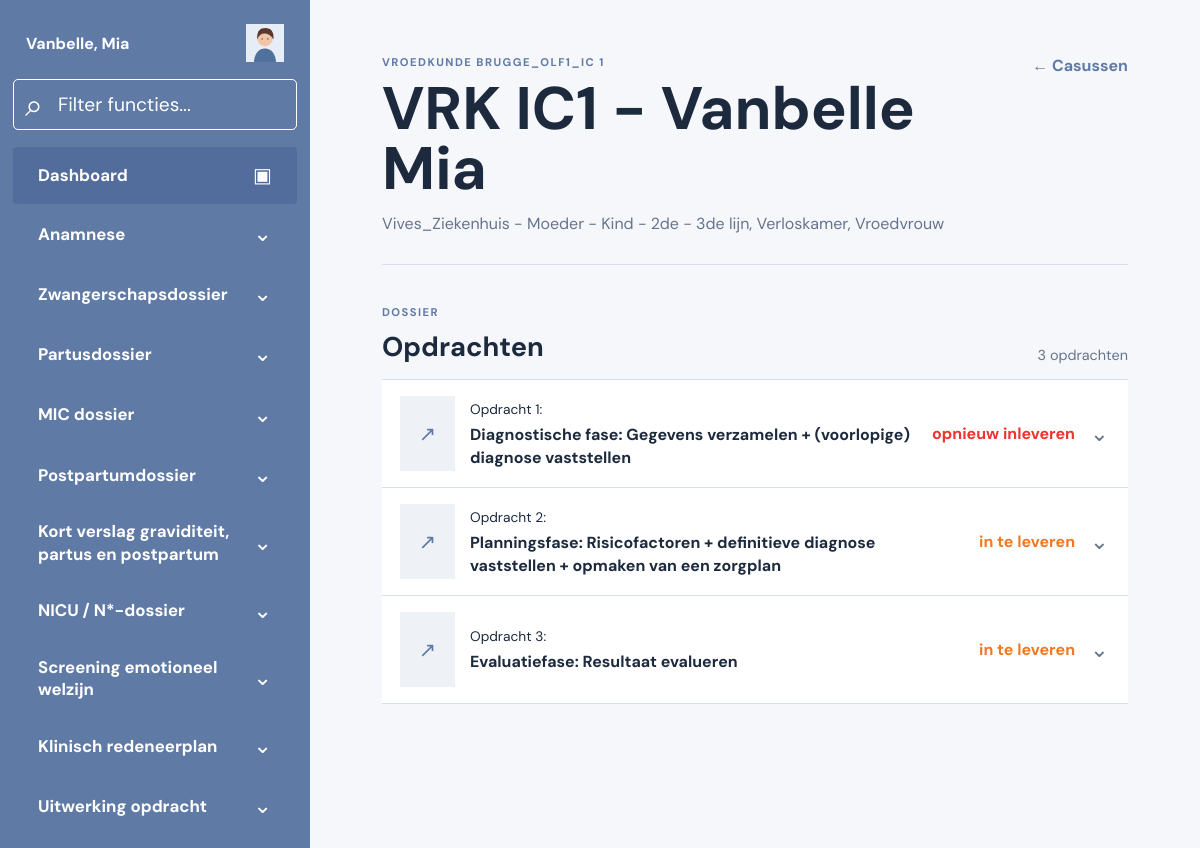
The app's page /dossier/1/ with its own data.
### dossier/models.py (models this page shows, shortened)
class Case(models.Model):
    title = models.CharField(max_length=180)
    patient = models.ForeignKey(Patient, on_delete=models.PROTECT, related_name="cases")
    course = models.CharField(max_length=180)
    published = models.BooleanField(default=True)

class Patient(models.Model):
    name = models.CharField(max_length=120)
    reference = models.CharField(max_length=40, unique=True)
    image = models.CharField(max_length=240, blank=True)
    context = models.CharField(max_length=280, blank=True)

class Module(models.Model):
    case = models.ForeignKey(Case, on_delete=models.CASCADE, related_name="modules")
    title = models.CharField(max_length=180)
    position = models.PositiveIntegerField(default=0)
    has_children = models.BooleanField(default=True)
    class Meta:
        ordering = ["position", "id"]

class Assignment(models.Model):
    class Status(models.TextChoices):
        RESUBMIT = "resubmit", "opnieuw inleveren"
        TODO = "todo", "in te leveren"
        DONE = "done", "ingediend"
    case = models.ForeignKey(Case, on_delete=models.CASCADE, related_name="assignments")
    title = models.CharField(max_length=240)
    phase = models.CharField(max_length=120)
    content = models.TextField(blank=True)
    status = models.CharField(max_length=20, choices=Status.choices, default=Status.TODO)
    position = models.PositiveIntegerField(default=0)
    class Meta:
        ordering = ["position", "id"]

### dossier/views.py (the view)
# urls.py: path("dossier/<int:case_id>/", views.dossier, name="dossier"),
def dossier(request, case_id):
    case = get_object_or_404(
        Case.objects.filter(published=True).prefetch_related("modules", "assignments"), id=case_id
    )
    query = request.GET.get("q", "").strip().lower()
    modules = case.modules.all()
    if query:
        modules = [module for module in modules if query in module.title.lower()]
    return render(request, "dossier/dossier.html", {"case": case, "modules": modules, "query": query})

### templates/dossier/dossier.html (shortened to what this page needs)
{% extends 'base.html' %}
{% block content %}
<div class="app">
  <aside class="sidebar">
    <div class="person"><strong>{{ case.patient.name }}</strong><img src="{{ case.patient.image }}" alt=""></div>
    <form class="search" method="get"><span>⌕</span><input name="q" value="{{ query }}" placeholder="Filter functies..." aria-label="Filter functies"></form>
    <nav>{% for module in modules %}<a href="#module-{{ forloop.counter }}" class="nav-item {% if forloop.first %}selected{% endif %}"><span>{{ module.title }}</span>{% if forloop.first %}<b class="printer">▣</b>{% else %}<b>⌄</b>{% endif %}</a>{% empty %}<p class="empty">Geen functies gevonden.</p>{% endfor %}</nav>
  </aside>
  <main class="main">
    <header class="top"><div><p class="eyebrow">{{ case.course }}</p><h1>{{ case.title }}</h1><p>{{ case.patient.context }}</p></div><a class="back" href="{% url 'dossier:home' %}">← Casussen</a></header>
    <section class="work"><div class="work-title"><div><p class="eyebrow">Dossier</p><h2>Opdrachten</h2></div><span>{{ case.assignments.count }} opdrachten</span></div>
      {% for assignment in case.assignments.all %}<article class="assignment-row"><div class="assignment-icon">↗</div><div><small>{{ assignment.phase }}:</small><h3>{{ assignment.title }}</h3></div><strong class="status-{{ assignment.status }}">{{ assignment.get_status_display }}</strong><span class="arrow">⌄</span></article>{% endfor %}
    </section>
  </main>
</div>
{% endblock %}

### static/epd.css (style rules this page uses)
:root { --blue:#607aa6;--blue-dark:#526d9c;--ink:#1d2a3e;--muted:#66748b;--line:#d8dee8;--red:#f1322e;--orange:#f47721 }
* { box-sizing:border-box }
body { margin:0;color:var(--ink);font-family:'DM Sans',Arial,sans-serif;background:#f5f7fb }
.eyebrow { color:var(--blue);font-size:.7rem;font-weight:700;letter-spacing:.13em;text-transform:uppercase;margin:0 0 10px }
.open-icon,.assignment-icon { color:var(--blue);background:#eef1f6;display:grid;place-items:center;align-self:stretch;min-height:58px }
.assignment-preview small,.assignment-row small { font-size:.86rem }
.status-resubmit { color:var(--red) }
.status-todo { color:var(--orange) }
.app { display:flex;min-height:100vh }
.sidebar { width:310px;flex-shrink:0;background:var(--blue);color:#fff;padding:17px 13px }
.person { display:flex;align-items:center;justify-content:space-between;padding:7px 13px 17px }
.person img { width:38px;height:38px;object-fit:cover;background:#fff }
.search { height:51px;border:1px solid #fff;border-radius:5px;display:flex;align-items:center;gap:13px;padding:0 11px;margin-bottom:17px }
.search span { font-size:2rem;line-height:0 }
.search input { border:0;outline:0;background:transparent;color:#fff;font:inherit;font-size:1.2rem;width:100% }
.search input::placeholder { color:#fff;opacity:1 }
.nav-item { display:flex;align-items:center;justify-content:space-between;color:#fff;text-decoration:none;font-weight:700;font-size:1.05rem;line-height:1.35;padding:15px 25px;border-radius:4px }
.nav-item:hover,.nav-item.selected { background:var(--blue-dark) }
.nav-item b { font-size:1.4rem;font-weight:400 }
.printer { font-size:1.25rem!important }
.main { max-width:1000px;flex:1;padding:55px clamp(24px,6vw,85px) }
.top { display:flex;justify-content:space-between;gap:25px;border-bottom:1px solid var(--line);padding-bottom:30px }
.top h1 { font-size:clamp(2.2rem,5vw,4.2rem);line-height:1;margin:0 0 14px }
.top p:not(.eyebrow) { color:var(--muted);margin:0 }
.back { color:var(--blue);font-weight:700;text-decoration:none;white-space:nowrap }
.work { margin-top:40px }
.work-title { display:flex;justify-content:space-between;align-items:end;margin-bottom:15px }
.work-title h2 { margin:0;font-size:1.7rem }
.work-title>span { color:var(--muted);font-size:.9rem }
.assignment-row { display:grid;grid-template-columns:55px 1fr auto 20px;gap:15px;align-items:center;padding:16px 18px;border-bottom:1px solid var(--line);background:#fff }
.assignment-row:first-of-type { border-top:1px solid var(--line) }
.assignment-row h3 { font-size:1rem;line-height:1.45;margin:4px 0 0 }
.assignment-icon { min-height:75px;font-size:1.3rem }
.arrow { color:var(--muted);font-size:1.4rem }

### records on screen
Case: patient.name "Vanbelle, Mia", patient.image (picture), course "VROEDKUNDE BRUGGE_OLF1_IC 1", title "VRK IC1 - Vanbelle Mia", patient.context "Vives_Ziekenhuis - Moeder - Kind - 2de - 3de lijn, Verloskamer, Vroedvrouw", assignments.count "3"
Module: title "Dashboard"
Module: title "Anamnese"
Module: title "Zwangerschapsdossier"
Module: title "Partusdossier"
Module: title "MIC dossier"
Module: title "Postpartumdossier"
Module: title "Kort verslag graviditeit, partus en postpartum"
Module: title "NICU / N*-dossier"
Module: title "Screening emotioneel welzijn"
Module: title "Klinisch redeneerplan"
Module: title "Uitwerking opdracht"
Assignment: phase "Opdracht 1", title "Diagnostische fase: Gegevens verzamelen + (voorlopige) diagnose vaststellen", status "opnieuw inleveren"
Assignment: phase "Opdracht 2", title "Planningsfase: Risicofactoren + definitieve diagnose vaststellen + opmaken van een zorgplan", status "in te leveren"
Assignment: phase "Opdracht 3", title "Evaluatiefase: Resultaat evalueren", status "in te leveren"
